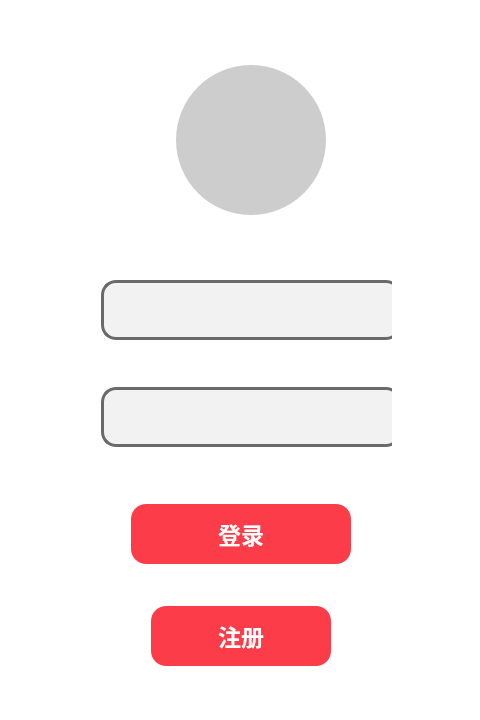
<?xml version="1.0" encoding="UTF-8"?>
<ui version="4.0">
 <class>loginSignUp</class>
 <widget class="QWidget" name="loginSignUp">
  <property name="geometry">
   <rect>
    <x>0</x>
    <y>0</y>
    <width>480</width>
    <height>720</height>
   </rect>
  </property>
  <property name="sizePolicy">
   <sizepolicy hsizetype="Preferred" vsizetype="Preferred">
    <horstretch>0</horstretch>
    <verstretch>0</verstretch>
   </sizepolicy>
  </property>
  <property name="windowTitle">
   <string>loginSignUp</string>
  </property>
  <property name="styleSheet">
   <string notr="true">background-color: rgb(255, 255, 255);</string>
  </property>
  <widget class="QWidget" name="layoutWidget">
   <property name="geometry">
    <rect>
     <x>90</x>
     <y>30</y>
     <width>302</width>
     <height>659</height>
    </rect>
   </property>
   <layout class="QVBoxLayout" name="verticalLayout">
    <item>
     <widget class="QWidget" name="widget" native="true">
      <property name="sizePolicy">
       <sizepolicy hsizetype="Preferred" vsizetype="Preferred">
        <horstretch>0</horstretch>
        <verstretch>0</verstretch>
       </sizepolicy>
      </property>
      <property name="minimumSize">
       <size>
        <width>300</width>
        <height>176</height>
       </size>
      </property>
      <property name="maximumSize">
       <size>
        <width>300</width>
        <height>176</height>
       </size>
      </property>
      <widget class="QLabel" name="label_Head">
       <property name="geometry">
        <rect>
         <x>75</x>
         <y>13</y>
         <width>150</width>
         <height>150</height>
        </rect>
       </property>
       <property name="minimumSize">
        <size>
         <width>150</width>
         <height>150</height>
        </size>
       </property>
       <property name="maximumSize">
        <size>
         <width>150</width>
         <height>150</height>
        </size>
       </property>
       <property name="styleSheet">
        <string notr="true">background-color: rgb(205, 205, 205);
border-radius: 75px;</string>
       </property>
       <property name="text">
        <string/>
       </property>
      </widget>
     </widget>
    </item>
    <item>
     <spacer name="verticalSpacer">
      <property name="orientation">
       <enum>Qt::Vertical</enum>
      </property>
      <property name="sizeType">
       <enum>QSizePolicy::Minimum</enum>
      </property>
      <property name="sizeHint" stdset="0">
       <size>
        <width>20</width>
        <height>35</height>
       </size>
      </property>
     </spacer>
    </item>
    <item>
     <widget class="QLineEdit" name="lineEdit_UserName">
      <property name="minimumSize">
       <size>
        <width>300</width>
        <height>60</height>
       </size>
      </property>
      <property name="font">
       <font>
        <family>微软雅黑</family>
        <pointsize>-1</pointsize>
       </font>
      </property>
      <property name="focusPolicy">
       <enum>Qt::ClickFocus</enum>
      </property>
      <property name="styleSheet">
       <string notr="true">QLineEdit {
    border: 3px solid #6a6a6a; /* 边框颜色和宽度 */
    border-radius: 15px; /* 圆角半径 */
    padding: 5px; /* 内边距，避免文本紧贴边框 */
    background-color: #f2f2f2; /* 背景颜色 */
    font-size: 21px; /* 字体大小 */
}

QLineEdit:focus {
    border-color: #f71d57; /* 聚焦时边框颜色 */
    background-color: #ffffff; /* 聚焦时背景颜色 */
}</string>
      </property>
      <property name="text">
       <string/>
      </property>
     </widget>
    </item>
    <item>
     <spacer name="verticalSpacer_2">
      <property name="orientation">
       <enum>Qt::Vertical</enum>
      </property>
      <property name="sizeType">
       <enum>QSizePolicy::Minimum</enum>
      </property>
      <property name="sizeHint" stdset="0">
       <size>
        <width>20</width>
        <height>30</height>
       </size>
      </property>
     </spacer>
    </item>
    <item>
     <widget class="QLineEdit" name="lineEdit_Passwd">
      <property name="minimumSize">
       <size>
        <width>300</width>
        <height>60</height>
       </size>
      </property>
      <property name="font">
       <font>
        <family>微软雅黑</family>
        <pointsize>-1</pointsize>
       </font>
      </property>
      <property name="focusPolicy">
       <enum>Qt::ClickFocus</enum>
      </property>
      <property name="styleSheet">
       <string notr="true">QLineEdit {
    border: 3px solid #6a6a6a; /* 边框颜色和宽度 */
    border-radius: 15px; /* 圆角半径 */
    padding: 5px; /* 内边距，避免文本紧贴边框 */
    background-color: #f2f2f2; /* 背景颜色 */
    font-size: 21px; /* 字体大小 */
}

QLineEdit:focus {
    border-color: #f71d57; /* 聚焦时边框颜色 */
    background-color: #ffffff; /* 聚焦时背景颜色 */
}
</string>
      </property>
      <property name="text">
       <string/>
      </property>
      <property name="echoMode">
       <enum>QLineEdit::Password</enum>
      </property>
     </widget>
    </item>
    <item>
     <spacer name="verticalSpacer_3">
      <property name="orientation">
       <enum>Qt::Vertical</enum>
      </property>
      <property name="sizeType">
       <enum>QSizePolicy::Minimum</enum>
      </property>
      <property name="sizeHint" stdset="0">
       <size>
        <width>20</width>
        <height>40</height>
       </size>
      </property>
     </spacer>
    </item>
    <item>
     <layout class="QHBoxLayout" name="horizontalLayout">
      <item>
       <spacer name="horizontalSpacer_3">
        <property name="orientation">
         <enum>Qt::Horizontal</enum>
        </property>
        <property name="sizeType">
         <enum>QSizePolicy::Minimum</enum>
        </property>
        <property name="sizeHint" stdset="0">
         <size>
          <width>30</width>
          <height>20</height>
         </size>
        </property>
       </spacer>
      </item>
      <item>
       <widget class="QPushButton" name="pushButton_Login">
        <property name="minimumSize">
         <size>
          <width>180</width>
          <height>60</height>
         </size>
        </property>
        <property name="maximumSize">
         <size>
          <width>250</width>
          <height>16777215</height>
         </size>
        </property>
        <property name="font">
         <font>
          <family>微软雅黑</family>
          <pointsize>-1</pointsize>
          <weight>75</weight>
          <bold>true</bold>
         </font>
        </property>
        <property name="focusPolicy">
         <enum>Qt::ClickFocus</enum>
        </property>
        <property name="styleSheet">
         <string notr="true">QPushButton
{
    border-radius: 15px; /* 圆角半径 */
    padding: 5px; /* 内边距，避免文本紧贴边框 */
    background-color: #FC3D49; /* 背景颜色 */
    font-size: 23px; /* 字体大小*/
	color: #ffffff;
}
QPushButton:hover
{
    background-color: #e63742; /* 背景颜色 */
}

</string>
        </property>
        <property name="text">
         <string>登录</string>
        </property>
       </widget>
      </item>
      <item>
       <spacer name="horizontalSpacer_4">
        <property name="orientation">
         <enum>Qt::Horizontal</enum>
        </property>
        <property name="sizeType">
         <enum>QSizePolicy::Minimum</enum>
        </property>
        <property name="sizeHint" stdset="0">
         <size>
          <width>30</width>
          <height>20</height>
         </size>
        </property>
       </spacer>
      </item>
     </layout>
    </item>
    <item>
     <spacer name="verticalSpacer_4">
      <property name="orientation">
       <enum>Qt::Vertical</enum>
      </property>
      <property name="sizeType">
       <enum>QSizePolicy::Minimum</enum>
      </property>
      <property name="sizeHint" stdset="0">
       <size>
        <width>20</width>
        <height>25</height>
       </size>
      </property>
     </spacer>
    </item>
    <item>
     <layout class="QHBoxLayout" name="horizontalLayout_2">
      <item>
       <spacer name="horizontalSpacer_5">
        <property name="orientation">
         <enum>Qt::Horizontal</enum>
        </property>
        <property name="sizeHint" stdset="0">
         <size>
          <width>30</width>
          <height>20</height>
         </size>
        </property>
       </spacer>
      </item>
      <item>
       <widget class="QPushButton" name="pushButton_Register">
        <property name="minimumSize">
         <size>
          <width>180</width>
          <height>60</height>
         </size>
        </property>
        <property name="maximumSize">
         <size>
          <width>250</width>
          <height>16777215</height>
         </size>
        </property>
        <property name="font">
         <font>
          <family>微软雅黑</family>
          <pointsize>-1</pointsize>
          <weight>75</weight>
          <bold>true</bold>
         </font>
        </property>
        <property name="styleSheet">
         <string notr="true">QPushButton
{
    border-radius: 15px; /* 圆角半径 */
    padding: 5px; /* 内边距，避免文本紧贴边框 */
    background-color: #FC3D49; /* 背景颜色 */
    font-size: 23px; /* 字体大小*/
	color: #ffffff;
}
QPushButton:hover
{
    background-color: #e63742; /* 背景颜色 */
}</string>
        </property>
        <property name="text">
         <string>注册</string>
        </property>
       </widget>
      </item>
      <item>
       <spacer name="horizontalSpacer_6">
        <property name="orientation">
         <enum>Qt::Horizontal</enum>
        </property>
        <property name="sizeHint" stdset="0">
         <size>
          <width>30</width>
          <height>20</height>
         </size>
        </property>
       </spacer>
      </item>
     </layout>
    </item>
   </layout>
  </widget>
 </widget>
 <layoutdefault spacing="6" margin="11"/>
 <resources/>
 <connections/>
</ui>
